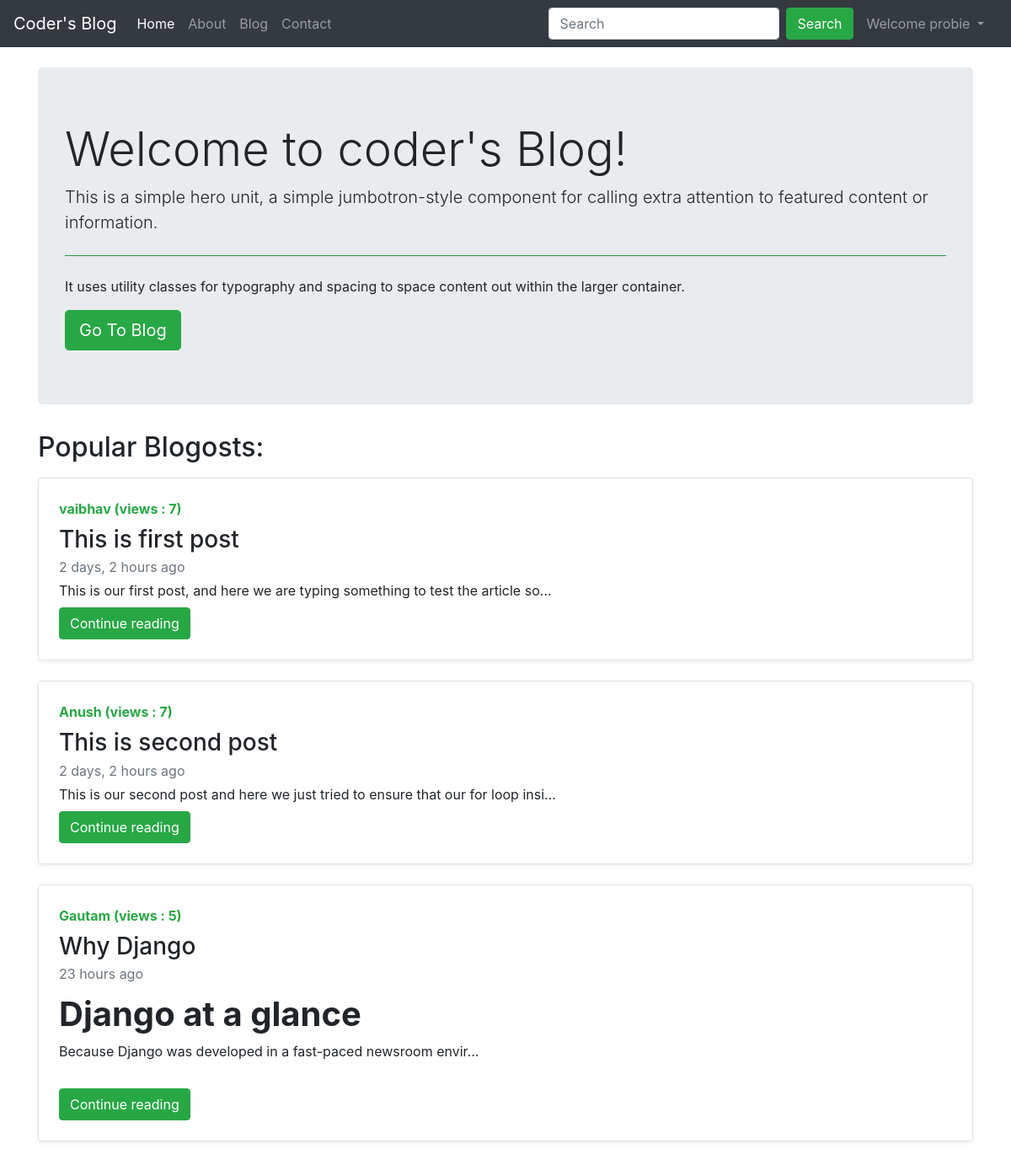
The page / (signed in) on the database its author committed.
### blog/models.py (models this page shows, shortened)
class Post(models.Model):
    sno = models.AutoField(primary_key=True)
    title = models.CharField(max_length=255)
    content = models.TextField()
    author = models.CharField(max_length=50)
    slug = models.CharField(max_length=50)
    views = models.IntegerField(default=0)
    timeStamp = models.DateTimeField(blank=True)

### home/views.py (the view)
# urls.py: 2. Add a URL to urlpatterns:  path('', views.home, name='home')
def home(request):
    post = Post.objects.filter(views__gte = 5)
    return render(request, 'home/home.html', {'posts': post})

### templates/home/home.html (shortened to what this page needs)
{% extends 'base.html' %}
{% block homeactive %} active {% endblock homeactive %}
{% load humanize %}
{% block body %}
    <section class="pt-4 pb-4">
        <div class="container">
            <div class="row">
                <div class="col">
                    <div class="jumbotron">
                        <h1 class="display-4">Welcome to coder's Blog!</h1>
                        <p class="lead">This is a simple hero unit, a simple jumbotron-style component for calling extra attention to featured content or information.</p>
                        <hr class="my-4 bg-success">
                        <p>It uses utility classes for typography and spacing to space content out within the larger container.</p>
                        <a class="btn btn-success btn-lg" href="/blog" role="button">Go To Blog</a>
                    </div>
                </div>
            </div>
            <h2 class="mb-3">Popular Blogosts: </h2>
            {% for post in posts %}
            <div class="row no-gutters border rounded overflow-hidden flex-md-row mb-4 shadow-sm h-md-250 position-relative">
                <div class="col p-4 d-flex flex-column position-static">
                    <strong class="d-inline-block mb-2 text-success">{{post.author}} (views : {{post.views}})</strong>
                    <h3 class="mb-1">{{post.title}}</h3>
                    <div class="mb-1 text-muted">{{post.timeStamp | naturaltime}}</div>
                    <p class="card-text mb-2">{{post.content|safe|truncatechars_html:80}}</p>
                    <div>
                        <a href="/blog/{{post.slug}}" role="button" class="btn btn-success">Continue reading</a>
                    </div>
                </div>
            </div>
            {% endfor %}
        </div>
    </section>
{% endblock body %}

### templates/base.html (shortened to what this page needs)
<!doctype html>
<html lang="en">
  <head>
    <link rel="stylesheet" href="https://stackpath.bootstrapcdn.com/bootstrap/4.5.0/css/bootstrap.min.css">
    <link rel="stylesheet" href="https://stackpath.bootstrapcdn.com/font-awesome/4.7.0/css/font-awesome.min.css">
  </head>
  <body>
      <nav class="navbar navbar-expand-lg navbar-dark bg-dark">
        <a class="navbar-brand" href="/">Coder's Blog</a>
        <div class="collapse navbar-collapse" id="navbarSupportedContent">
          <ul class="navbar-nav mr-auto">
            <li class="nav-item {% block homeactive %} {% endblock homeactive %}">
              <a class="nav-link" href="/">Home <span class="sr-only">(current)</span></a>
            </li>
            <li class="nav-item {% block aboutactive %} {% endblock aboutactive %}">
              <a class="nav-link" href="/about">About</a>
            </li>
            <li class="nav-item {% block blogactive %} {% endblock blogactive %}">
              <a class="nav-link" href="/blog">Blog</a>
            </li>
            <li class="nav-item {% block contactactive %} {% endblock contactactive %}">
              <a class="nav-link" href="/contact">Contact</a>
            </li>
          </ul>
          <form class="form-inline my-2 my-lg-0 mr-2" method="GET" action="/search" id="search_form">
            <input class="form-control mr-sm-2" type="search" placeholder="Search" name="search" id="search" aria-label="Search">
            <input class="btn btn-success my-2 my-sm-0" type="submit" value="Search" id="submit">
          </form>
          {% if user.is_authenticated %}
            <ul class="navbar-nav mr-2">
              <li class="nav-item dropdown">
                <a href="#" class="nav-link dropdown-toggle" id="navbarDropdown" role="button" data-toggle="dropdown" aria-haspopup="true" aria-expanded="false">
                Welcome {{request.user}}
                </a>
              </li>
            </ul>
          {% else %}
            <button type="button" class="btn btn-success mr-1" data-toggle="modal" data-target="#signup">SignUp</button>
            <button type="button" class="btn btn-success" data-toggle="modal" data-target="#login">Login</button>
          {% endif %}
        </div>
      </nav>
    {% block body %}  {% endblock body %}
  </body>
</html>

### rows shown on the page
Post: author "vaibhav", views "7", title "This is first post", timeStamp "2 days, 2 hours ago", content "This is our first post, and here we are typing something to test the article so…"
Post: author "Anush", views "7", title "This is second post", timeStamp "2 days, 2 hours ago", content "This is our second post and here we just tried to ensure that our for loop insi…"
Post: author "Gautam", views "5", title "Why Django", timeStamp "23 hours ago", content "Django at a glance Because Django was developed in a fast-paced newsroom envir…"

### other values the page prints
{{ request.user }} "probie"
